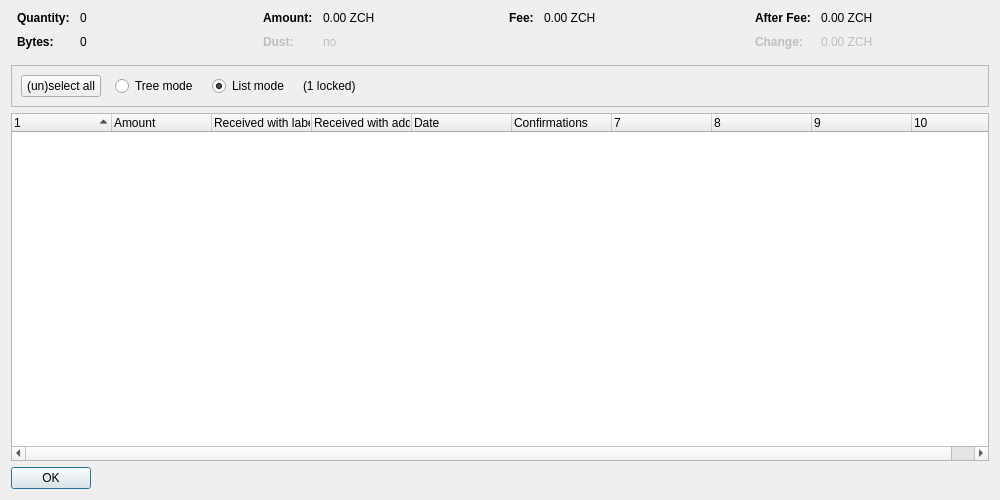
<?xml version="1.0" encoding="UTF-8"?>
<ui version="4.0">
 <class>CoinControlDialog</class>
 <widget class="QDialog" name="CoinControlDialog">
  <property name="geometry">
   <rect>
    <x>0</x>
    <y>0</y>
    <width>1000</width>
    <height>500</height>
   </rect>
  </property>
  <property name="windowTitle">
   <string>Coin Selection</string>
  </property>
  <layout class="QVBoxLayout" name="verticalLayout">
   <item>
    <layout class="QHBoxLayout" name="horizontalLayoutTop" stretch="0,0,0,0">
     <property name="topMargin">
      <number>0</number>
     </property>
     <property name="bottomMargin">
      <number>10</number>
     </property>
     <item>
      <layout class="QFormLayout" name="formLayoutCoinControl1">
       <property name="horizontalSpacing">
        <number>10</number>
       </property>
       <property name="verticalSpacing">
        <number>10</number>
       </property>
       <property name="leftMargin">
        <number>6</number>
       </property>
       <property name="rightMargin">
        <number>6</number>
       </property>
       <item row="0" column="0">
        <widget class="QLabel" name="labelCoinControlQuantityText">
         <property name="font">
          <font>
           <weight>75</weight>
           <bold>true</bold>
          </font>
         </property>
         <property name="text">
          <string>Quantity:</string>
         </property>
        </widget>
       </item>
       <item row="0" column="1">
        <widget class="QLabel" name="labelCoinControlQuantity">
         <property name="cursor">
          <cursorShape>IBeamCursor</cursorShape>
         </property>
         <property name="contextMenuPolicy">
          <enum>Qt::ActionsContextMenu</enum>
         </property>
         <property name="text">
          <string notr="true">0</string>
         </property>
         <property name="textInteractionFlags">
          <set>Qt::LinksAccessibleByMouse|Qt::TextSelectableByKeyboard|Qt::TextSelectableByMouse</set>
         </property>
        </widget>
       </item>
       <item row="1" column="0">
        <widget class="QLabel" name="labelCoinControlBytesText">
         <property name="font">
          <font>
           <weight>75</weight>
           <bold>true</bold>
          </font>
         </property>
         <property name="text">
          <string>Bytes:</string>
         </property>
        </widget>
       </item>
       <item row="1" column="1">
        <widget class="QLabel" name="labelCoinControlBytes">
         <property name="cursor">
          <cursorShape>IBeamCursor</cursorShape>
         </property>
         <property name="contextMenuPolicy">
          <enum>Qt::ActionsContextMenu</enum>
         </property>
         <property name="text">
          <string notr="true">0</string>
         </property>
         <property name="textInteractionFlags">
          <set>Qt::LinksAccessibleByMouse|Qt::TextSelectableByKeyboard|Qt::TextSelectableByMouse</set>
         </property>
        </widget>
       </item>
      </layout>
     </item>
     <item>
      <layout class="QFormLayout" name="formLayoutCoinControl2">
       <property name="horizontalSpacing">
        <number>10</number>
       </property>
       <property name="verticalSpacing">
        <number>10</number>
       </property>
       <property name="leftMargin">
        <number>6</number>
       </property>
       <property name="rightMargin">
        <number>6</number>
       </property>
       <item row="0" column="0">
        <widget class="QLabel" name="labelCoinControlAmountText">
         <property name="font">
          <font>
           <weight>75</weight>
           <bold>true</bold>
          </font>
         </property>
         <property name="text">
          <string>Amount:</string>
         </property>
        </widget>
       </item>
       <item row="0" column="1">
        <widget class="QLabel" name="labelCoinControlAmount">
         <property name="cursor">
          <cursorShape>IBeamCursor</cursorShape>
         </property>
         <property name="contextMenuPolicy">
          <enum>Qt::ActionsContextMenu</enum>
         </property>
         <property name="text">
          <string notr="true">0.00 ZCH</string>
         </property>
         <property name="textInteractionFlags">
          <set>Qt::LinksAccessibleByMouse|Qt::TextSelectableByKeyboard|Qt::TextSelectableByMouse</set>
         </property>
        </widget>
       </item>
       <item row="1" column="0">
        <widget class="QLabel" name="labelCoinControlLowOutputText">
         <property name="enabled">
          <bool>false</bool>
         </property>
         <property name="font">
          <font>
           <weight>75</weight>
           <bold>true</bold>
          </font>
         </property>
         <property name="text">
          <string>Dust:</string>
         </property>
        </widget>
       </item>
       <item row="1" column="1">
        <widget class="QLabel" name="labelCoinControlLowOutput">
         <property name="enabled">
          <bool>false</bool>
         </property>
         <property name="cursor">
          <cursorShape>IBeamCursor</cursorShape>
         </property>
         <property name="contextMenuPolicy">
          <enum>Qt::ActionsContextMenu</enum>
         </property>
         <property name="text">
          <string notr="true">no</string>
         </property>
         <property name="textInteractionFlags">
          <set>Qt::LinksAccessibleByMouse|Qt::TextSelectableByKeyboard|Qt::TextSelectableByMouse</set>
         </property>
        </widget>
       </item>
      </layout>
     </item>
     <item>
      <layout class="QFormLayout" name="formLayoutCoinControl3">
       <property name="horizontalSpacing">
        <number>10</number>
       </property>
       <property name="verticalSpacing">
        <number>10</number>
       </property>
       <property name="leftMargin">
        <number>6</number>
       </property>
       <property name="rightMargin">
        <number>6</number>
       </property>
       <item row="0" column="0">
        <widget class="QLabel" name="labelCoinControlFeeText">
         <property name="font">
          <font>
           <weight>75</weight>
           <bold>true</bold>
          </font>
         </property>
         <property name="text">
          <string>Fee:</string>
         </property>
        </widget>
       </item>
       <item row="0" column="1">
        <widget class="QLabel" name="labelCoinControlFee">
         <property name="cursor">
          <cursorShape>IBeamCursor</cursorShape>
         </property>
         <property name="contextMenuPolicy">
          <enum>Qt::ActionsContextMenu</enum>
         </property>
         <property name="text">
          <string notr="true">0.00 ZCH</string>
         </property>
         <property name="textInteractionFlags">
          <set>Qt::LinksAccessibleByMouse|Qt::TextSelectableByKeyboard|Qt::TextSelectableByMouse</set>
         </property>
        </widget>
       </item>
      </layout>
     </item>
     <item>
      <layout class="QFormLayout" name="formLayoutCoinControl4">
       <property name="horizontalSpacing">
        <number>10</number>
       </property>
       <property name="verticalSpacing">
        <number>10</number>
       </property>
       <property name="leftMargin">
        <number>6</number>
       </property>
       <property name="rightMargin">
        <number>6</number>
       </property>
       <item row="0" column="0">
        <widget class="QLabel" name="labelCoinControlAfterFeeText">
         <property name="font">
          <font>
           <weight>75</weight>
           <bold>true</bold>
          </font>
         </property>
         <property name="text">
          <string>After Fee:</string>
         </property>
        </widget>
       </item>
       <item row="0" column="1">
        <widget class="QLabel" name="labelCoinControlAfterFee">
         <property name="cursor">
          <cursorShape>IBeamCursor</cursorShape>
         </property>
         <property name="contextMenuPolicy">
          <enum>Qt::ActionsContextMenu</enum>
         </property>
         <property name="text">
          <string notr="true">0.00 ZCH</string>
         </property>
         <property name="textInteractionFlags">
          <set>Qt::LinksAccessibleByMouse|Qt::TextSelectableByKeyboard|Qt::TextSelectableByMouse</set>
         </property>
        </widget>
       </item>
       <item row="1" column="0">
        <widget class="QLabel" name="labelCoinControlChangeText">
         <property name="enabled">
          <bool>false</bool>
         </property>
         <property name="font">
          <font>
           <weight>75</weight>
           <bold>true</bold>
          </font>
         </property>
         <property name="text">
          <string>Change:</string>
         </property>
        </widget>
       </item>
       <item row="1" column="1">
        <widget class="QLabel" name="labelCoinControlChange">
         <property name="enabled">
          <bool>false</bool>
         </property>
         <property name="cursor">
          <cursorShape>IBeamCursor</cursorShape>
         </property>
         <property name="contextMenuPolicy">
          <enum>Qt::ActionsContextMenu</enum>
         </property>
         <property name="text">
          <string notr="true">0.00 ZCH</string>
         </property>
         <property name="textInteractionFlags">
          <set>Qt::LinksAccessibleByMouse|Qt::TextSelectableByKeyboard|Qt::TextSelectableByMouse</set>
         </property>
        </widget>
       </item>
      </layout>
     </item>
    </layout>
   </item>
   <item>
    <widget class="QFrame" name="frame">
     <property name="minimumSize">
      <size>
       <width>0</width>
       <height>40</height>
      </size>
     </property>
     <property name="frameShape">
      <enum>QFrame::StyledPanel</enum>
     </property>
     <property name="frameShadow">
      <enum>QFrame::Sunken</enum>
     </property>
     <layout class="QHBoxLayout" name="horizontalLayout">
      <item>
       <layout class="QHBoxLayout" name="horizontalLayoutPanel" stretch="0,0,0,0,0">
        <property name="spacing">
         <number>14</number>
        </property>
        <item>
         <widget class="QPushButton" name="pushButtonSelectAll">
          <property name="sizePolicy">
           <sizepolicy hsizetype="Maximum" vsizetype="Fixed">
            <horstretch>0</horstretch>
            <verstretch>0</verstretch>
           </sizepolicy>
          </property>
          <property name="text">
           <string>(un)select all</string>
          </property>
          <property name="autoDefault">
           <bool>false</bool>
          </property>
         </widget>
        </item>
        <item>
         <widget class="QRadioButton" name="radioTreeMode">
          <property name="sizePolicy">
           <sizepolicy hsizetype="Maximum" vsizetype="Fixed">
            <horstretch>0</horstretch>
            <verstretch>0</verstretch>
           </sizepolicy>
          </property>
          <property name="text">
           <string>Tree mode</string>
          </property>
         </widget>
        </item>
        <item>
         <widget class="QRadioButton" name="radioListMode">
          <property name="sizePolicy">
           <sizepolicy hsizetype="Maximum" vsizetype="Fixed">
            <horstretch>0</horstretch>
            <verstretch>0</verstretch>
           </sizepolicy>
          </property>
          <property name="text">
           <string>List mode</string>
          </property>
          <property name="checked">
           <bool>true</bool>
          </property>
         </widget>
        </item>
        <item>
         <widget class="QLabel" name="labelLocked">
          <property name="text">
           <string notr="true">(1 locked)</string>
          </property>
         </widget>
        </item>
        <item>
         <spacer name="horizontalSpacer">
          <property name="orientation">
           <enum>Qt::Horizontal</enum>
          </property>
          <property name="sizeHint" stdset="0">
           <size>
            <width>40</width>
            <height>20</height>
           </size>
          </property>
         </spacer>
        </item>
       </layout>
      </item>
     </layout>
    </widget>
   </item>
   <item>
    <widget class="CoinControlTreeWidget" name="treeWidget">
     <property name="contextMenuPolicy">
      <enum>Qt::CustomContextMenu</enum>
     </property>
     <property name="sortingEnabled">
      <bool>false</bool>
     </property>
     <property name="columnCount">
      <number>10</number>
     </property>
     <attribute name="headerShowSortIndicator" stdset="0">
      <bool>true</bool>
     </attribute>
     <attribute name="headerStretchLastSection">
      <bool>false</bool>
     </attribute>
     <column>
      <property name="text">
       <string/>
      </property>
     </column>
     <column>
      <property name="text">
       <string>Amount</string>
      </property>
     </column>
     <column>
      <property name="text">
       <string>Received with label</string>
      </property>
     </column>
     <column>
      <property name="text">
       <string>Received with address</string>
      </property>
     </column>
     <column>
      <property name="text">
       <string>Date</string>
      </property>
     </column>
     <column>
      <property name="text">
       <string>Confirmations</string>
      </property>
      <property name="toolTip">
       <string>Confirmed</string>
      </property>
     </column>
     <column>
      <property name="text">
       <string/>
      </property>
     </column>
     <column>
      <property name="text">
       <string/>
      </property>
     </column>
     <column>
      <property name="text">
       <string/>
      </property>
     </column>
     <column>
      <property name="text">
       <string/>
      </property>
     </column>
    </widget>
   </item>
   <item>
    <widget class="QDialogButtonBox" name="buttonBox">
     <property name="sizePolicy">
      <sizepolicy hsizetype="Maximum" vsizetype="Fixed">
       <horstretch>0</horstretch>
       <verstretch>0</verstretch>
      </sizepolicy>
     </property>
     <property name="orientation">
      <enum>Qt::Horizontal</enum>
     </property>
     <property name="standardButtons">
      <set>QDialogButtonBox::Ok</set>
     </property>
    </widget>
   </item>
  </layout>
 </widget>
 <customwidgets>
  <customwidget>
   <class>CoinControlTreeWidget</class>
   <extends>QTreeWidget</extends>
   <header>qt/coincontroltreewidget.h</header>
  </customwidget>
 </customwidgets>
 <resources/>
 <connections/>
</ui>
